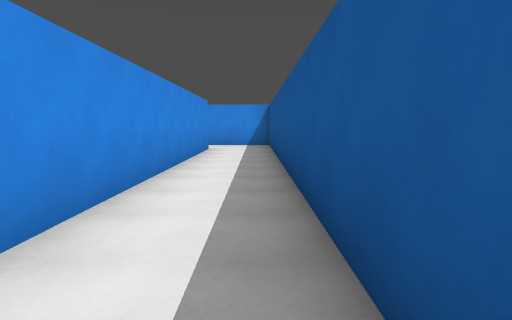
view 1 (above)

24 first-person views from a walk through a 3-D level made in the Godot game engine. The camera is 1.5 m above the floor, tilts 6° down and sees 75° across. The floor is counted in squares, 2 m on a side. Each view is taken from the middle of a square. On the plan, view 1 faces up. The plan holds only what a view shows up to about 11 squares ahead; the rest is blank. Surface patterns are stand-ins for the level's own textures.

view 2
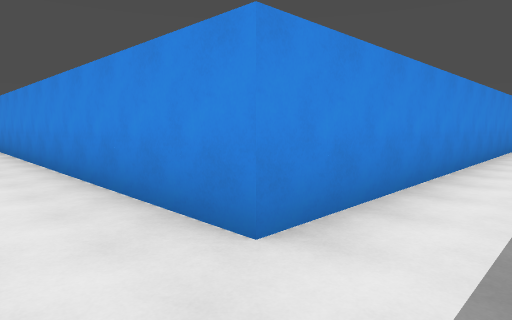

view 3
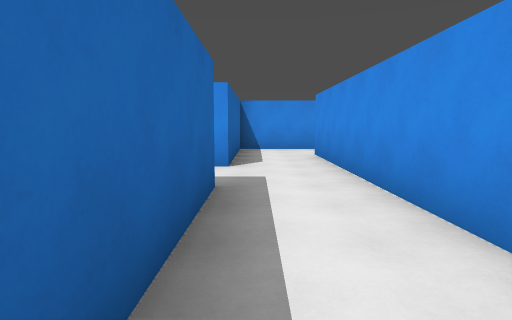

view 4
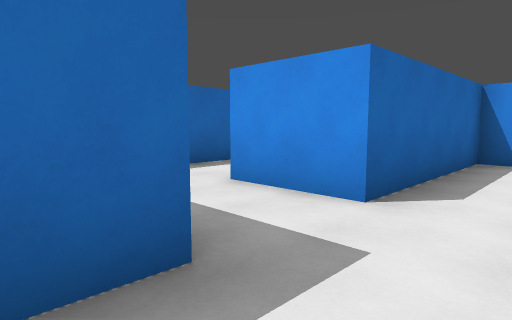

view 5
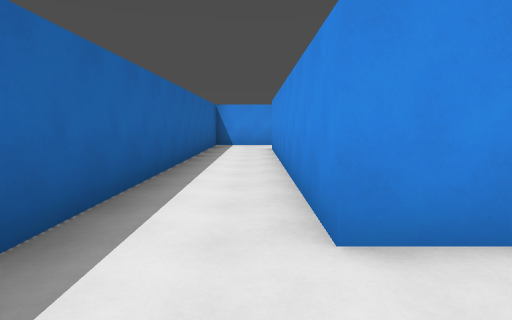

view 6
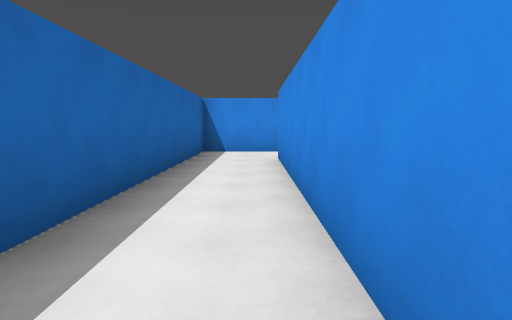

view 7
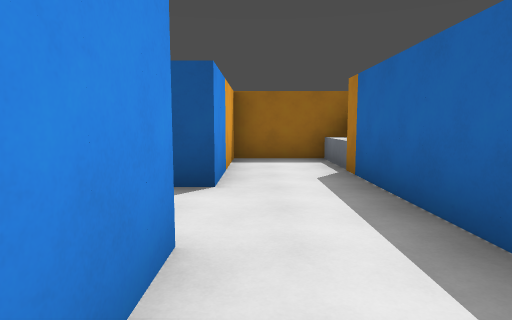

view 8
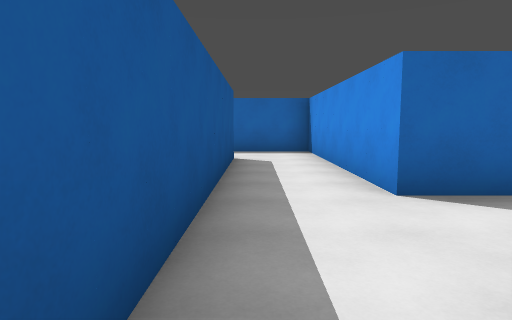

view 9
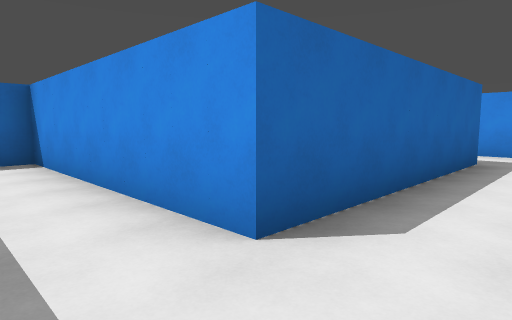

view 10
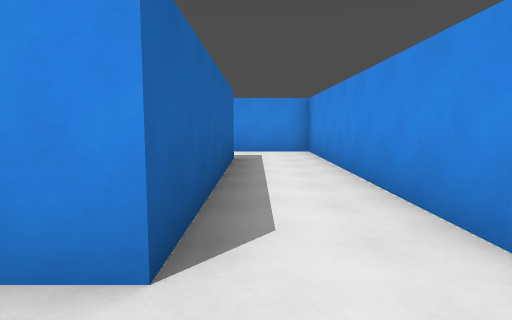

view 11
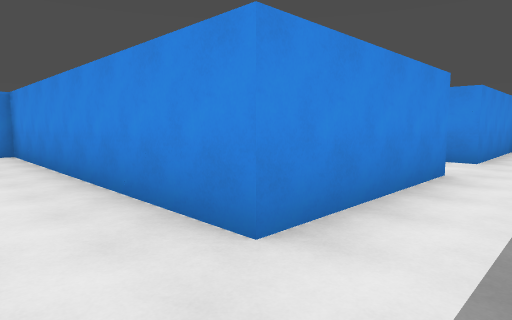

view 12
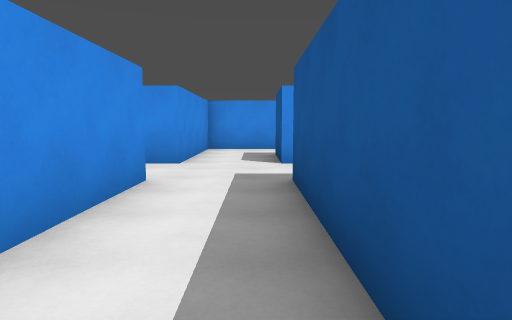

view 13
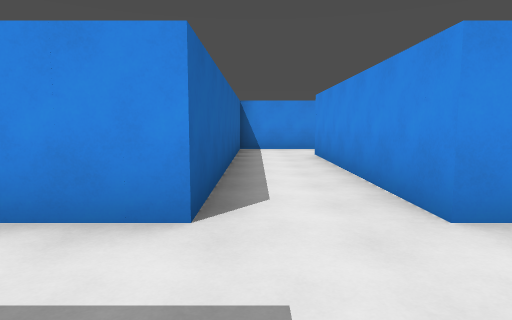

view 14
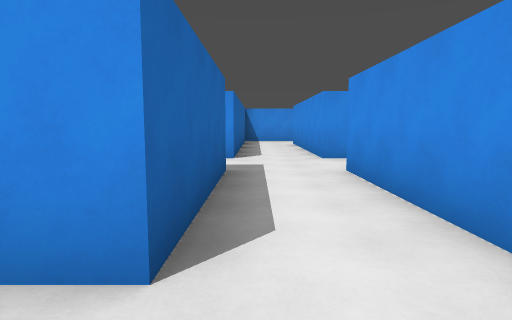

view 15
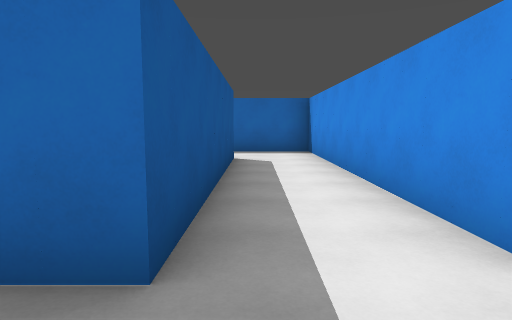

view 16
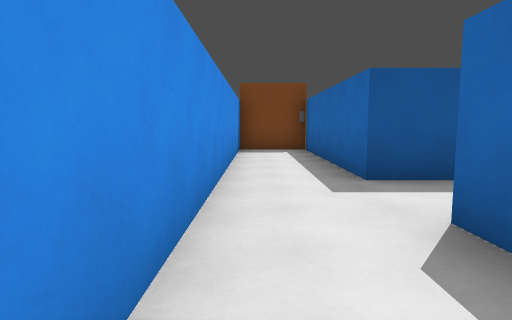

view 17
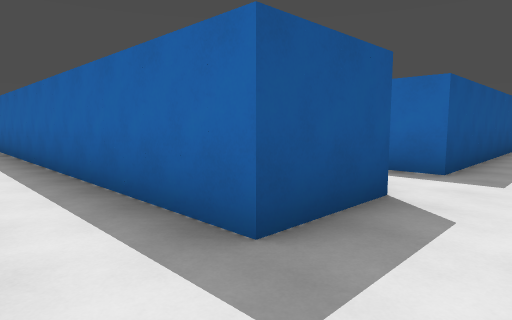

view 18
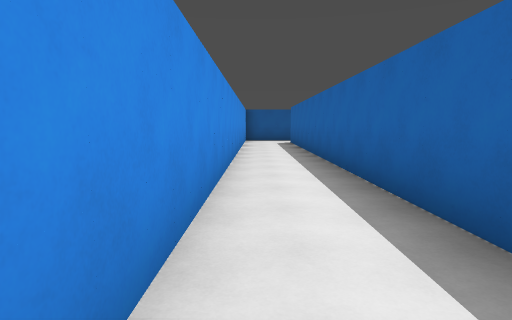

view 19
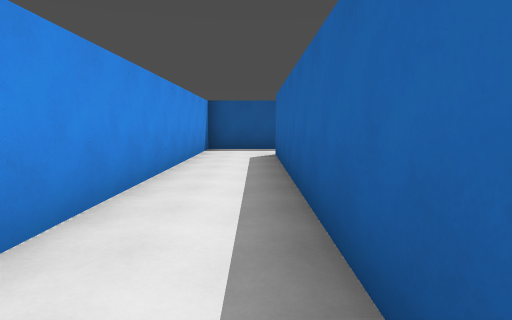

view 20
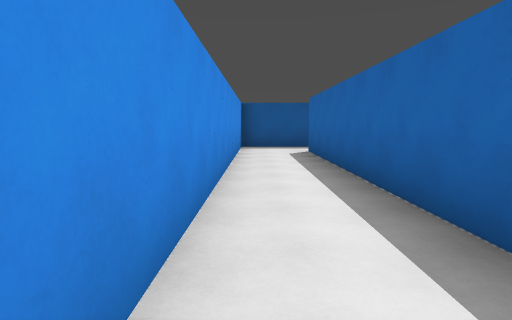

view 21
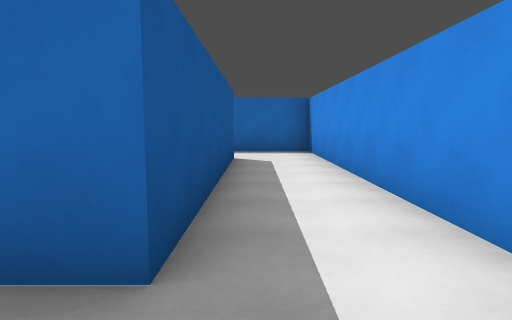

view 22
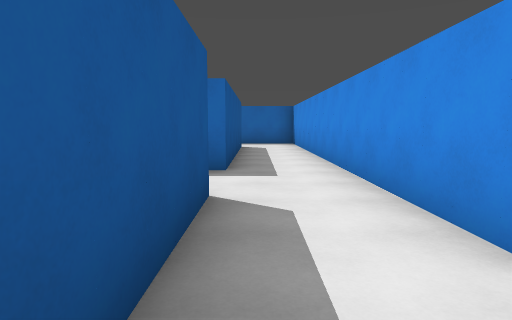

view 23
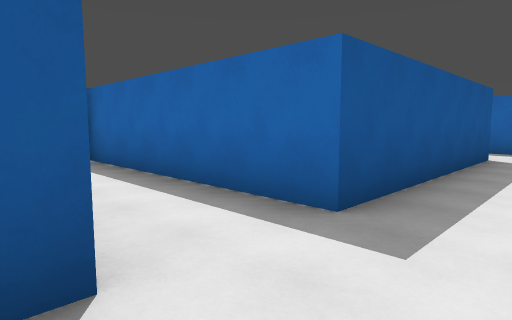

view 24
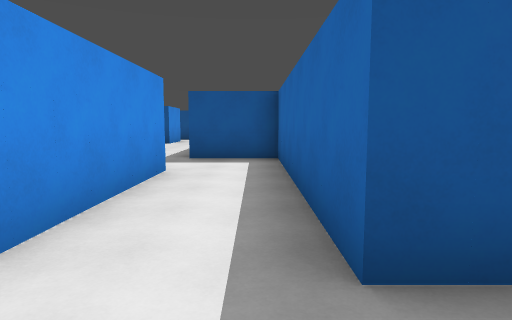

### Floor plan
Points are (right, up) in squares from view 1. A wall is a line through its corners. A room is listed if a view was taken in it or the views show most of it. See-through windows are left out.
Room 1 (views 1, 2, 3, 4, 5, 6, 7, 8, 9, 10, 11, 12, 13, 14, 15, 16, 17, 18, 19, 20, 21, 24)
walls: (-13.5, 6.5) (-13.5, -1.5) (-9, -1.5) (-9, -3.5) (-17.5, -3.5) (-17.5, 6.5) (-13.5, 6.5); (-11.5, 6.5) (-5.8, 6.5) (-5.8, 8.5) (-17.5, 8.5) (-17.5, 10.5) (-1.5, 10.5) (-1.5, 0.5) (-11.5, 0.5) (-11.5, 6.5); (-17.4, 12.5) (-19.5, 12.5) (-19.5, 8.5) (-25.5, 8.5) (-25.5, 14.5) (-19.5, 14.5) (-19.5, 16.5); (-7.1, -1.5) (-3.5, -1.5); (-21.5, 16.5) (-25.1, 16.5); (-25.6, 0.5) (-19.5, 0.5) (-19.5, -5.5) (-3.6, -5.5); (0.5, 0.5) (0.5, 12.5) (-15.5, 12.5); (-3.5, -6.1) (-3.5, -3.5) (-7, -3.5) (-7, -3); (-27.5, 16.6) (-27.5, 6.5) (-19.5, 6.5) (-19.5, 2.5) (-27.5, 2.5) (-27.5, 0)
ways out: opening at (-26.5, 17.5) to room 2; opening at (-26.5, -0.5)
Room 2 (views 22, 23)
walls: (-27.5, 18.1) (-27.5, 16.6); (-25.5, 16.4) (-25.5, 19.5)
ways out: opening at (-26.5, 17.5) to room 1

Positions as (right, up) in squares from view 1, and headings:
1: (0, 0), facing up
2: (0, -1), facing up-left
3: (-3, -1), facing left
4: (-6, 0), facing down-left
5: (-7, -4), facing left
6: (-10, -4), facing left
7: (-11, -4), facing right
8: (-18, 4), facing down
9: (-18, 2), facing down-left
10: (-18, 1), facing left
11: (-18, 1), facing up-left
12: (-18, 2), facing up
13: (-17, 7), facing left
14: (-12, 7), facing left
15: (-12, 8), facing down
16: (-16, 8), facing right
17: (-19, 12), facing down-right
18: (-16, 12), facing right
19: (-10, 11), facing right
20: (-11, 12), facing right
21: (-26, 16), facing down
22: (-26, 20), facing down
23: (-27, 17), facing down-right
24: (-27, 15), facing right
